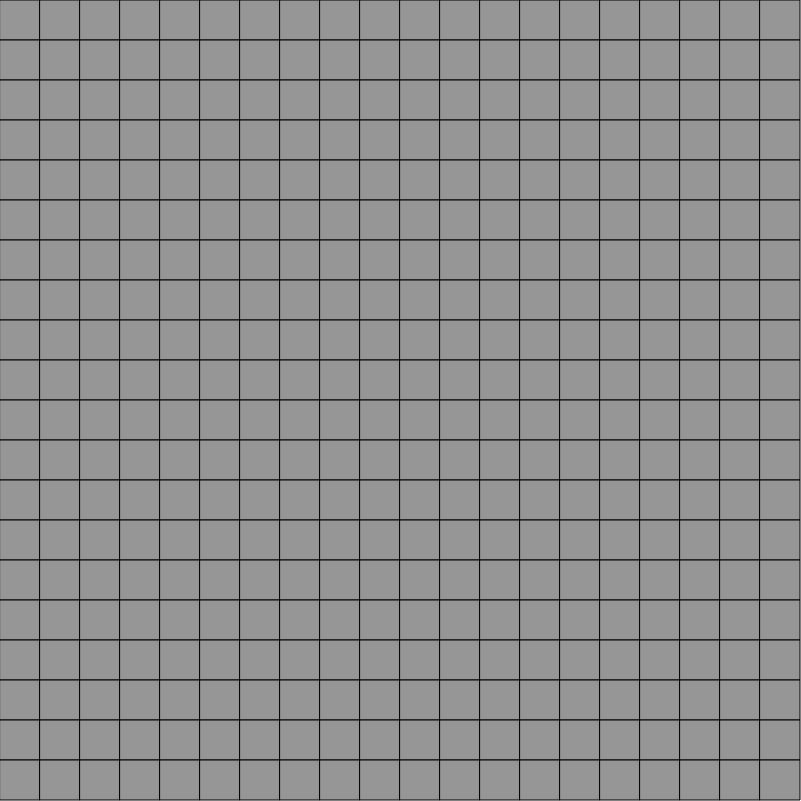
Frame 1 (no input)
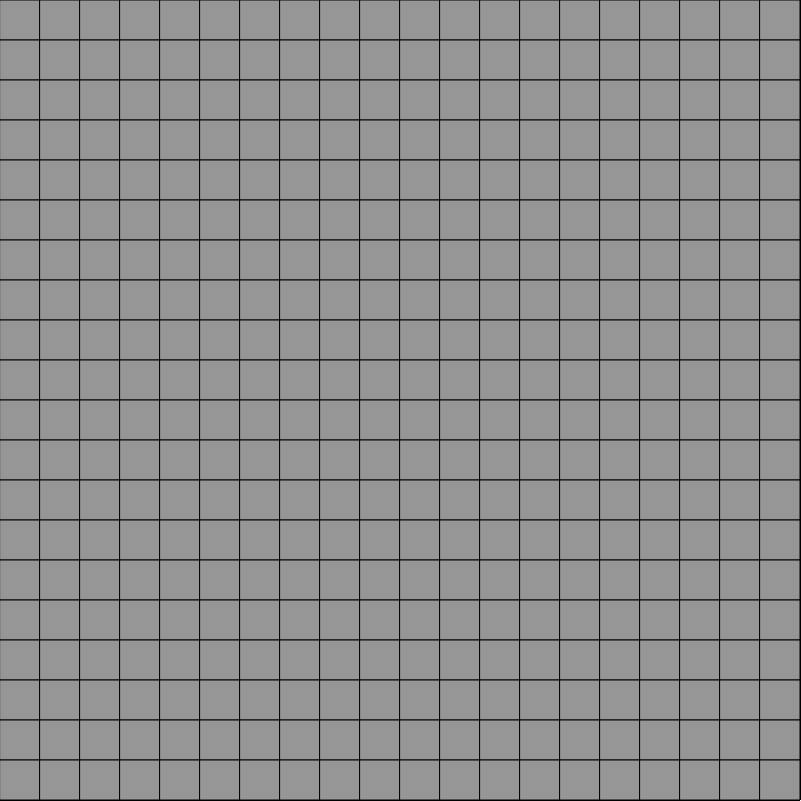
Frame 60 (no input)
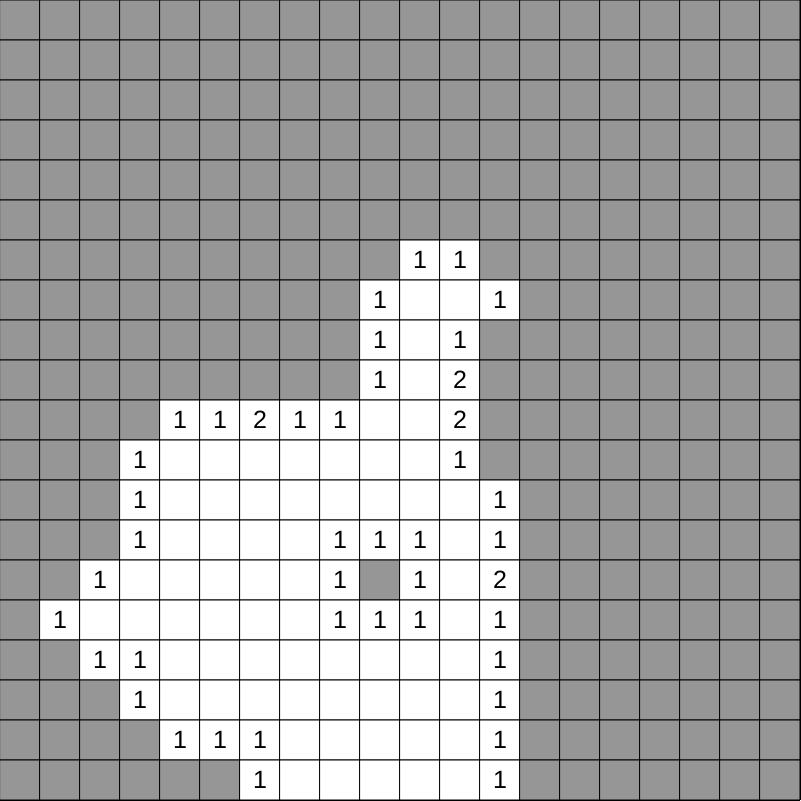
Frame 120 (the mouse pressed at the canvas centre since frame 60)

The p5.js sketch that drew these frames (run headless with seeded random() and noise() and a simulated clock; from frame 60 on, the mouse is pressed at the canvas centre):

// p5.js sketch
// ── sketch.js
var grid = [];
var shown = [];

var siz = 20;
var l = 40;
var over = 0;

function setup() {

	createCanvas(siz * l + 1, siz * l + 1);
	for (var i = 0; i < siz; i++){
		grid[i] = [];
		shown[i] = [];
		for (var v = 0; v < siz; v++){
			grid[i].push(0);
			shown[i].push(0);
		}
	}
	for (var i = 0; i < siz * 2; i++){
		var x = floor(random(siz));
		var y = floor(random(siz));
		grid[x][y] = -1;
	}

	for (var i = 0; i < siz; i++){
		for (var v = 0; v < siz; v++){
			if (grid[i][v] != -1){
				var sum = 0;
				if (i > 0 && grid[i-1][v] == -1) {sum++;}
				if (v > 0 && grid[i][v-1] == -1) {sum++;}
				if (i > 0 && v > 0 && grid[i-1][v-1] == -1) {sum++;}
				if (i < siz-1 && grid[i+1][v] == -1) {sum++;}
				if (v < siz-1 && grid[i][v+1] == -1) {sum++;}
				if (i < siz-1 && v < siz-1 && grid[i+1][v+1] == -1) {sum++;}
				if (i < siz-1 && v > 0 && grid[i+1][v-1] == -1) {sum++;}
				if (i > 0 && v < siz-1 && grid[i-1][v+1] == -1) {sum++;}
				grid[i][v] = sum;
			}
		}
	}
}

function draw()	{
	if (!over){
		show();
		mouse();
	}else{
		show2();
		sip();
	}
}

function show(){
	textSize(25);
	for (var i = 0; i < siz; i++){
		for (var v = 0; v < siz; v++){
			if (shown[i][v]){
				fill(255);
				rect(i * l, v * l, l, l);
				fill(0);
				if(grid[i][v] == -1){
					ellipse(i * l + l / 2 , v * l + l / 2, l / 2);
				}else if(grid[i][v] == -2){
					ellipse(i * l + l / 2 , v * l + l / 2, l / 2);
				}else if(grid[i][v] != 0){
					text(grid[i][v], i * l + 13, v * l + l - 12)
				}
			}else{
				fill(150);
				rect(i * l, v * l, l, l);
			}
		}
	}
}

function show2(){
	background(150);
}

function revel(x, y){
console.log("yiss");
	if (grid[x][y] == 0 && shown[x][y] == 0){
		shown[x][y] = 1;
		if (x != siz - 1) {revel(x + 1, y);}
		if (x != 0) {revel(x - 1, y);}
		if (y != siz - 1) {revel(x, y + 1);}
		if (y != 0) {revel(x, y - 1);}
	}
	shown[x][y] = 1;
}

// ── mouse.js
function mouse() {
	if (mouseIsPressed){
        var x = floor((mouseX) / l);
        var y = floor((mouseY) / l);
        //shown[x][y] = 1;
        if (grid[x][y] == -1){over = 1;}
        revel(x,y);
    }
}

function sip() {
    	if (mouseIsPressed){
        for (var i = 0; i < siz; i++){
            for (var v = 0; v < siz; v++){
                grid[i][v] = 0;
                shown[i][v] = 0;
            }
        }
        for (var i = 0; i < siz * 2; i++){
            var x = floor(random(siz));
            var y = floor(random(siz));
            grid[x][y] = -1;
        }

        for (var i = 0; i < siz; i++){
            for (var v = 0; v < siz; v++){
                if (grid[i][v] != -1){
                    var sum = 0;
                    if (i > 0 && grid[i-1][v] == -1) {sum++;}
                    if (v > 0 && grid[i][v-1] == -1) {sum++;}
                    if (i > 0 && v > 0 && grid[i-1][v-1] == -1) {sum++;}
                    if (i < siz-1 && grid[i+1][v] == -1) {sum++;}
                    if (v < siz-1 && grid[i][v+1] == -1) {sum++;}
                    if (i < siz-1 && v < siz-1 && grid[i+1][v+1] == -1) {sum++;}
                    if (i < siz-1 && v > 0 && grid[i+1][v-1] == -1) {sum++;}
                    if (i > 0 && v < siz-1 && grid[i-1][v+1] == -1) {sum++;}
                    grid[i][v] = sum;
                }
            }
        }

        over = 0;
    }
}
